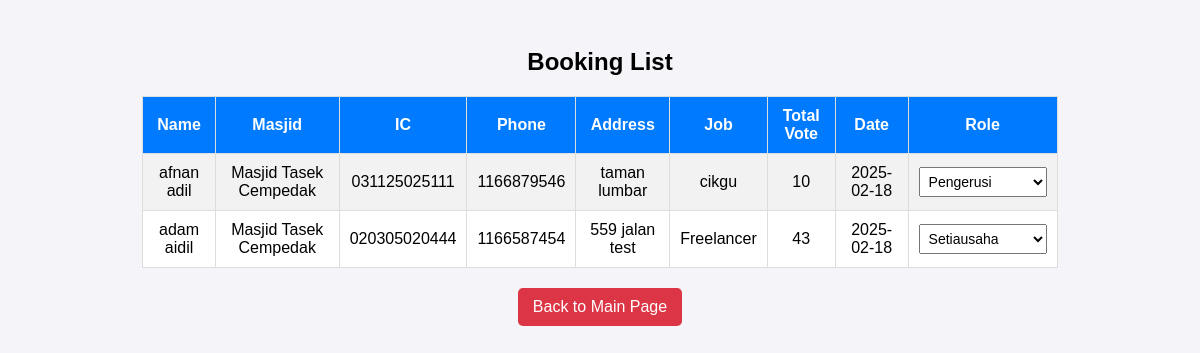
The page /backend/form2_PTA.php on the database its author committed.
### tables this page shows
CREATE TABLE `form` (
  `form_id` int(8) NOT NULL,
  `date` date NOT NULL,
  `name` varchar(50) NOT NULL,
  `ic` varchar(12) NOT NULL,
  `phone_num` int(11) NOT NULL,
  `address` varchar(50) NOT NULL,
  `job` varchar(30) NOT NULL,
  `total_vote` int(4) NOT NULL,
  `role` varchar(50) DEFAULT NULL,
  `status_code` int(1) DEFAULT NULL,
  `reg_date` datetime(6) NOT NULL DEFAULT current_timestamp(6),
  `edit_date` timestamp(6) NOT NULL DEFAULT current_timestamp(6) ON UPDATE current_timestamp(6),
  `verify_id_1` int(8) DEFAULT NULL,
  `verify_id_2` int(8) DEFAULT NULL,
  `verify_id_3` int(8) DEFAULT NULL
);

CREATE TABLE `masjid` (
  `masjid_id` int(20) NOT NULL,
  `masjid_name` varchar(30) NOT NULL,
  `daerah_id` varchar(20) NOT NULL
);

CREATE TABLE `user` (
  `user_id` int(8) NOT NULL,
  `username` varchar(20) NOT NULL,
  `pswd` varchar(20) NOT NULL,
  `name` varchar(60) NOT NULL,
  `masjid_id` varchar(20) NOT NULL,
  `ic` varchar(30) NOT NULL,
  `phone` int(11) NOT NULL,
  `address` varchar(50) NOT NULL,
  `job` varchar(30) DEFAULT NULL,
  `level_id` int(1) NOT NULL,
  `reg_date` datetime(6) NOT NULL DEFAULT current_timestamp(6),
  `edit_date` timestamp(6) NULL DEFAULT current_timestamp(6) ON UPDATE current_timestamp(6)
);

### backend/form2_PTA.php (the view, shortened to what this page needs)
<?php
require '../backend/connection.php';
try {
    $query = "SELECT
    f.ic AS form_ic,
    f.name AS form_name,
    f.reg_date AS form_reg_date,
    f.phone_num AS form_phone,
    f.address AS form_address,
    f.job AS form_job,
    f.total_vote AS form_total_vote,
    f.role AS role,
    u.name AS user_name,
    u.ic AS user_ic,
    u.phone AS user_phone,
    u.address AS user_address,
    u.job AS user_job,
    m.masjid_id AS masjid_id,
    m.masjid_name AS masjid_name
FROM form f
JOIN user u ON u.ic = f.ic
JOIN masjid m ON u.masjid_id = m.masjid_id";
    $stmt = $conn->prepare($query);
    $stmt->execute();
    $bookings2 = $stmt->fetchAll(PDO::FETCH_ASSOC);
} catch (PDOException $e) {
    die("Error: " . $e->getMessage());
}
?>
<!DOCTYPE html>
<html lang="en">
<head>
</head>
<body>
    <h2>Booking List</h2>
    <table>
        <tr>
            <th>Name</th>
            <th>Masjid</th>
            <th>IC</th>
            <th>Phone</th>
            <th>Address</th>
            <th>Job</th>
            <th>Total Vote</th>
            <th>Date</th>
            <th>Role</th>
        </tr>
        <?php foreach ($bookings2 as $booking): ?>
            <tr>
                <td><?php echo htmlspecialchars($booking['form_name']); ?></td>
                <td><?php echo htmlspecialchars($booking['masjid_name']); ?></td>
                <td><?php echo htmlspecialchars($booking['form_ic']); ?></td>
                <td><?php echo htmlspecialchars($booking['form_phone']); ?></td>
                <td><?php echo htmlspecialchars($booking['form_address']); ?></td>
                <td><?php echo htmlspecialchars($booking['form_job']); ?></td>
                <td><?php echo htmlspecialchars($booking['form_total_vote']); ?></td>
                <td><?php echo date('Y-m-d', strtotime($booking['form_reg_date'])); ?></td>
                <td>
                <select name="role" onchange="updateRole(this, '<?php echo $booking['user_ic']; ?>')">
                <option value="Pengerusi" <?php echo ($booking['role'] == 'Pengerusi') ? 'selected' : ''; ?>>Pengerusi</option>
                <option value="Setiausaha" <?php echo ($booking['role'] == 'Setiausaha') ? 'selected' : ''; ?>>Setiausaha</option>
                </select>
                </td>
            </tr>
        <?php endforeach; ?>
    </table>
    <a href="../frontend/mainpage2.html" class="back-btn">Back to Main Page</a>
</body>
</html>

### backend/form2_PTA.php (style rules this page uses)
body { font-family: Arial, sans-serif; background-color: #f4f4f9; text-align: center; padding: 20px; }
table { width: 80%; margin: auto; border-collapse: collapse; background: white; }
th, td { padding: 10px; border: 1px solid #ddd; }
th { background: #007BFF; color: white; }
tr:nth-child(even) { background: #f2f2f2; }
select { padding: 5px; font-size: 14px; }
.back-btn { margin-top: 20px; padding: 10px 15px; font-size: 16px; border: none; background-color: #dc3545; color: white; cursor: pointer; border-radius: 5px; text-decoration: none; display: inline-block; }

### rows shown on the page
form: name "afnan adil", masjid.masjid_name "Masjid Tasek Cempedak", ic "031125025111", phone_num "1166879546", address "taman lumbar", job "cikgu", total_vote "10", reg_date "2025-02-18", role "Pengerusi"
form: name "adam aidil", masjid.masjid_name "Masjid Tasek Cempedak", ic "020305020444", phone_num "1166587454", address "559 jalan test", job "Freelancer", total_vote "43", reg_date "2025-02-18", role "Setiausaha"
